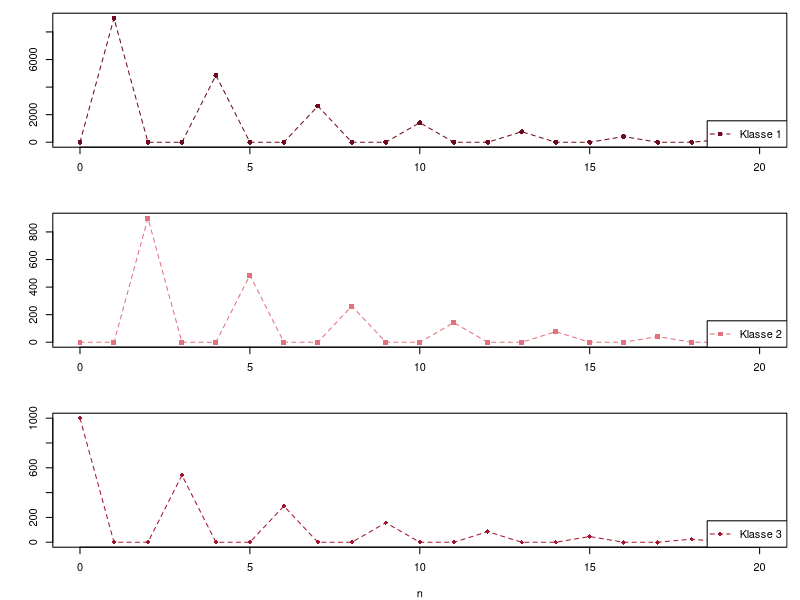

Write the R code that produced this figure.
# Abb. 2.9: Leslie-Modell mit drei Altersklassen (Buch, Abschnitt 2.2, Gl. 2.11)
# x_{n+1} = L x_n mit Geburtenrate 9 der Klasse 3 und Überlebensraten 0.1 und 0.6, x_0 = (0, 0, 1000)
# (c) 2026 Philipp Kügler · Programm zum Buch „Dynamische Systeme in den Lebenswissenschaften“ · MIT-Lizenz (siehe LICENSE)
L <- matrix(c(0,   0,   9,
              0.1, 0,   0,
              0,   0.6, 0), nrow = 3, byrow = TRUE)
N <- 20
X <- matrix(0, 3, N + 1)
X[, 1] <- c(0, 0, 1000)
for (k in 1:N) X[, k + 1] <- L %*% X[, k]
cat("Klasse 3 alle drei Schritte:", sprintf("%.1f", X[3, seq(1, N + 1, 3)]), "\n")
cat(sprintf("Faktor pro Periode: 9 * 0.1 * 0.6 = %g < 1, die Population stirbt aus\n", 9 * 0.1 * 0.6))

namen <- c("Klasse 1", "Klasse 2", "Klasse 3")
farben <- c(rgb(0.43, 0.04, 0.12), rgb(0.89, 0.44, 0.49), rgb(0.64, 0.08, 0.18)); zeichen <- c(16, 15, 18)
par(mfrow = c(3, 1), mar = c(4, 4, 1, 1))
for (i in 1:3) {
  plot(0:N, X[i, ], type = "o", lty = 2, pch = zeichen[i], col = farben[i], xlab = if (i == 3) "n" else "", ylab = "")
    legend("bottomright", legend = namen[i], col = farben[i], pch = zeichen[i], lty = 2)
}
